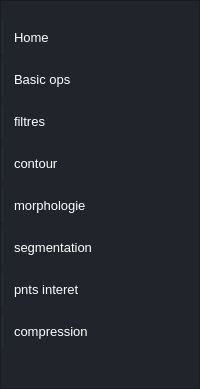
        <widget class="QFrame" name="frame_left_menu">
         <property name="minimumSize">
          <size>
           <width>155</width>
           <height>0</height>
          </size>
         </property>
         <property name="maximumSize">
          <size>
           <width>16777215</width>
           <height>16777215</height>
          </size>
         </property>
         <property name="styleSheet">
          <string notr="true">background-color: #21252b;padding-top:10px;</string>
         </property>
         <property name="frameShape">
          <enum>QFrame::StyledPanel</enum>
         </property>
         <property name="frameShadow">
          <enum>QFrame::Raised</enum>
         </property>
         <layout class="QVBoxLayout" name="verticalLayout_3">
          <property name="leftMargin">
           <number>0</number>
          </property>
          <property name="topMargin">
           <number>0</number>
          </property>
          <property name="rightMargin">
           <number>0</number>
          </property>
          <property name="bottomMargin">
           <number>0</number>
          </property>
          <item>
           <widget class="QFrame" name="frame_top_menus">
            <property name="minimumSize">
             <size>
              <width>165</width>
              <height>0</height>
             </size>
            </property>
            <property name="font">
             <font>
              <family>Segoe UI</family>
              <pointsize>10</pointsize>
              <weight>50</weight>
              <italic>false</italic>
              <bold>false</bold>
             </font>
            </property>
            <property name="frameShape">
             <enum>QFrame::NoFrame</enum>
            </property>
            <property name="frameShadow">
             <enum>QFrame::Raised</enum>
            </property>
            <layout class="QVBoxLayout" name="verticalLayout_4">
             <property name="spacing">
              <number>9</number>
             </property>
             <property name="leftMargin">
              <number>0</number>
             </property>
             <property name="topMargin">
              <number>0</number>
             </property>
             <property name="rightMargin">
              <number>0</number>
             </property>
             <property name="bottomMargin">
              <number>0</number>
             </property>
             <item>
              <widget class="QPushButton" name="btn_home">
               <property name="minimumSize">
                <size>
                 <width>0</width>
                 <height>30</height>
                </size>
               </property>
               <property name="font">
                <font>
                 <family>Segoe UI</family>
                 <pointsize>10</pointsize>
                 <weight>50</weight>
                 <italic>false</italic>
                 <bold>false</bold>
                </font>
               </property>
               <property name="autoFillBackground">
                <bool>false</bool>
               </property>
               <property name="styleSheet">
                <string notr="true">QPushButton {
	color: #ffffff;
	border: none;
	border-left: 3px solid #252930;
	text-align: left;
	padding-left: 10px;
	padding-top:9px;
	padding-bottom:9px;
}

QPushButton:hover {
	border-left: 5px solid #bd93f9;
	background-color: #252930;
}

QPushButton:pressed {
	background-color: rgb(0, 0, 0);
}

</string>
               </property>
               <property name="text">
                <string>Home</string>
               </property>
              </widget>
             </item>
             <item>
              <widget class="QPushButton" name="btn_basic">
               <property name="minimumSize">
                <size>
                 <width>0</width>
                 <height>30</height>
                </size>
               </property>
               <property name="font">
                <font>
                 <family>Segoe UI</family>
                 <pointsize>10</pointsize>
                 <weight>50</weight>
                 <italic>false</italic>
                 <bold>false</bold>
                </font>
               </property>
               <property name="autoFillBackground">
                <bool>false</bool>
               </property>
               <property name="styleSheet">
                <string notr="true">QPushButton {
	color: #ffffff;
	border: none;
	border-left: 3px solid #252930;
	text-align: left;
	padding-left: 10px;
	padding-top:9px;
	padding-bottom:9px;
}

QPushButton:hover {
	border-left: 5px solid #bd93f9;
	background-color: #252930;
}

QPushButton:pressed {
	background-color: rgb(0, 0, 0);
}

</string>
               </property>
               <property name="text">
                <string>Basic ops</string>
               </property>
              </widget>
             </item>
             <item>
              <widget class="QPushButton" name="btn_filtre">
               <property name="minimumSize">
                <size>
                 <width>0</width>
                 <height>30</height>
                </size>
               </property>
               <property name="font">
                <font>
                 <family>Segoe UI</family>
                 <pointsize>10</pointsize>
                 <weight>50</weight>
                 <italic>false</italic>
                 <bold>false</bold>
                </font>
               </property>
               <property name="autoFillBackground">
                <bool>false</bool>
               </property>
               <property name="styleSheet">
                <string notr="true">QPushButton {
	color: #ffffff;
	border: none;
	border-left: 3px solid #252930;
	text-align: left;
	padding-left: 10px;
	padding-top:9px;
	padding-bottom:9px;
}

QPushButton:hover {
	border-left: 5px solid #bd93f9;
	background-color: #252930;
}

QPushButton:pressed {
	background-color: rgb(0, 0, 0);
}

</string>
               </property>
               <property name="text">
                <string>filtres</string>
               </property>
              </widget>
             </item>
             <item>
              <widget class="QPushButton" name="btn_contour">
               <property name="minimumSize">
                <size>
                 <width>0</width>
                 <height>30</height>
                </size>
               </property>
               <property name="font">
                <font>
                 <family>Segoe UI</family>
                 <pointsize>10</pointsize>
                 <weight>50</weight>
                 <italic>false</italic>
                 <bold>false</bold>
                </font>
               </property>
               <property name="styleSheet">
                <string notr="true">QPushButton {
	color: #ffffff;
	border: none;
	border-left: 3px solid #252930;
	text-align: left;
	padding-left: 10px;
	padding-top:9px;
	padding-bottom:9px;
}

QPushButton:hover {
	border-left: 5px solid #bd93f9;
	background-color: #252930;
}

QPushButton:pressed {
	background-color: rgb(0, 0, 0);
}

</string>
               </property>
               <property name="text">
                <string>contour</string>
               </property>
              </widget>
             </item>
             <item>
              <widget class="QPushButton" name="btn_morpho">
               <property name="minimumSize">
                <size>
                 <width>0</width>
                 <height>30</height>
                </size>
               </property>
               <property name="font">
                <font>
                 <family>Segoe UI</family>
                 <pointsize>10</pointsize>
                 <weight>50</weight>
                 <italic>false</italic>
                 <bold>false</bold>
                </font>
               </property>
               <property name="styleSheet">
                <string notr="true">QPushButton {
	color: #ffffff;
	border: none;
	border-left: 3px solid #252930;
	text-align: left;
	padding-left: 10px;
	padding-top:9px;
	padding-bottom:9px;
}

QPushButton:hover {
	border-left: 5px solid #bd93f9;
	background-color: #252930;
}

QPushButton:pressed {
	background-color: rgb(0, 0, 0);
}

</string>
               </property>
               <property name="text">
                <string>morphologie</string>
               </property>
              </widget>
             </item>
             <item>
              <widget class="QPushButton" name="btn_seg">
               <property name="minimumSize">
                <size>
                 <width>0</width>
                 <height>30</height>
                </size>
               </property>
               <property name="font">
                <font>
                 <family>Segoe UI</family>
                 <pointsize>10</pointsize>
                 <weight>50</weight>
                 <italic>false</italic>
                 <bold>false</bold>
                </font>
               </property>
               <property name="styleSheet">
                <string notr="true">QPushButton {
	color: #ffffff;
	border: none;
	border-left: 3px solid #252930;
	text-align: left;
	padding-left: 10px;
	padding-top:9px;
	padding-bottom:9px;
}

QPushButton:hover {
	border-left: 5px solid #bd93f9;
	background-color: #252930;
}

QPushButton:pressed {
	background-color: rgb(0, 0, 0);
}

</string>
               </property>
               <property name="text">
                <string>segmentation</string>
               </property>
              </widget>
             </item>
             <item>
              <widget class="QPushButton" name="btn_interet">
               <property name="minimumSize">
                <size>
                 <width>0</width>
                 <height>30</height>
                </size>
               </property>
               <property name="font">
                <font>
                 <family>Segoe UI</family>
                 <pointsize>10</pointsize>
                 <weight>50</weight>
                 <italic>false</italic>
                 <bold>false</bold>
                </font>
               </property>
               <property name="styleSheet">
                <string notr="true">QPushButton {
	color: #ffffff;
	border: none;
	border-left: 3px solid #252930;
	text-align: left;
	padding-left: 10px;
	padding-top:9px;
	padding-bottom:9px;
}

QPushButton:hover {
	border-left: 5px solid #bd93f9;
	background-color: #252930;
}

QPushButton:pressed {
	background-color: rgb(0, 0, 0);
}

</string>
               </property>
               <property name="text">
                <string>pnts interet</string>
               </property>
              </widget>
             </item>
             <item>
              <widget class="QPushButton" name="btn_compression">
               <property name="minimumSize">
                <size>
                 <width>0</width>
                 <height>30</height>
                </size>
               </property>
               <property name="font">
                <font>
                 <family>Segoe UI</family>
                 <pointsize>10</pointsize>
                 <weight>50</weight>
                 <italic>false</italic>
                 <bold>false</bold>
                </font>
               </property>
               <property name="styleSheet">
                <string notr="true">QPushButton {
	color: #ffffff;
	border: none;
	border-left: 3px solid #252930;
	text-align: left;
	padding-left: 10px;
	padding-top:9px;
	padding-bottom:9px;
}

QPushButton:hover {
	border-left: 5px solid #bd93f9;
	background-color: #252930;
}

QPushButton:pressed {
	background-color: rgb(0, 0, 0);
}

</string>
               </property>
               <property name="text">
                <string>compression</string>
               </property>
              </widget>
             </item>
             <item>
              <spacer name="verticalSpacer">
               <property name="orientation">
                <enum>Qt::Vertical</enum>
               </property>
               <property name="sizeHint" stdset="0">
                <size>
                 <width>20</width>
                 <height>40</height>
                </size>
               </property>
              </spacer>
             </item>
            </layout>
           </widget>
          </item>
         </layout>
        </widget>
